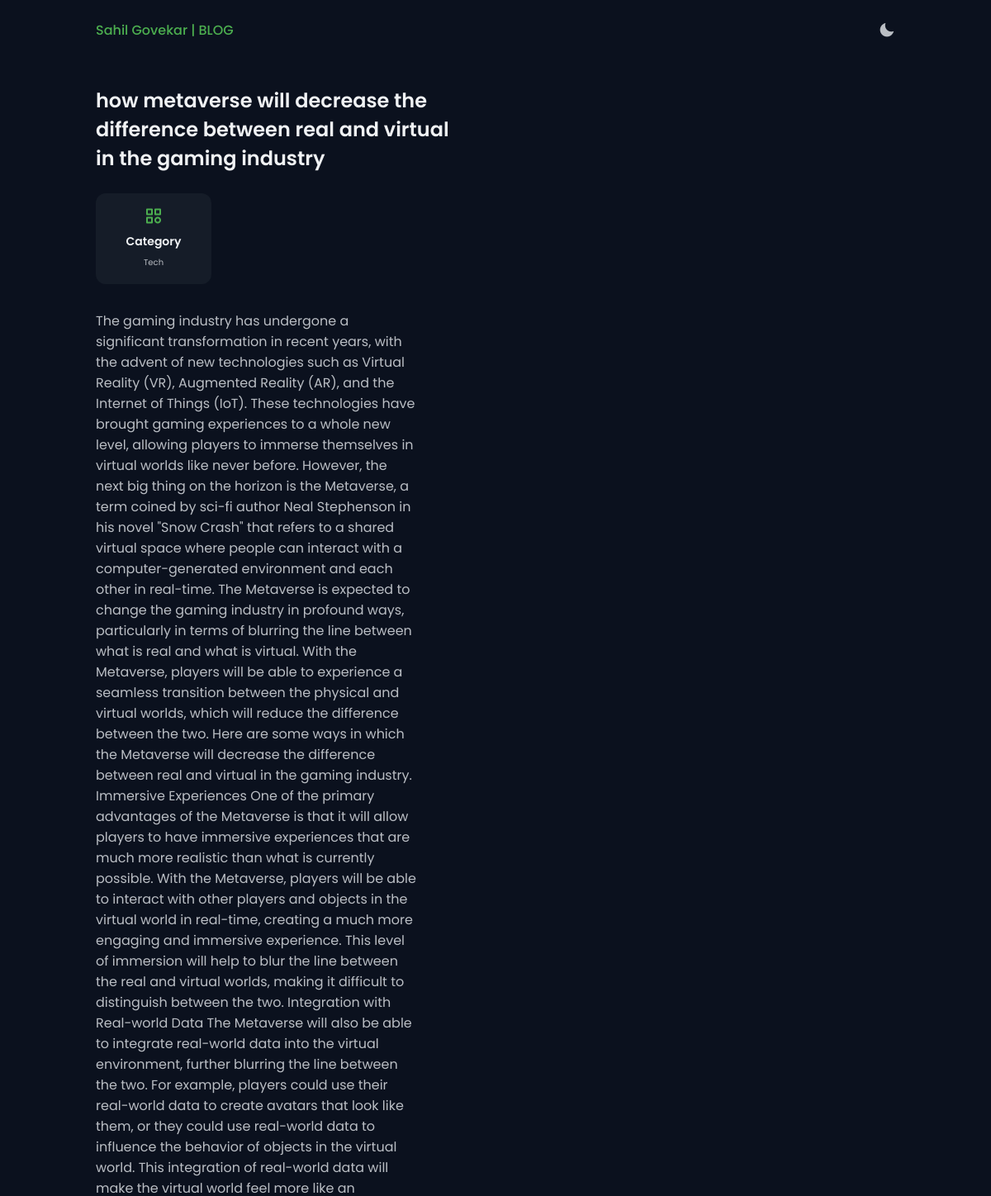
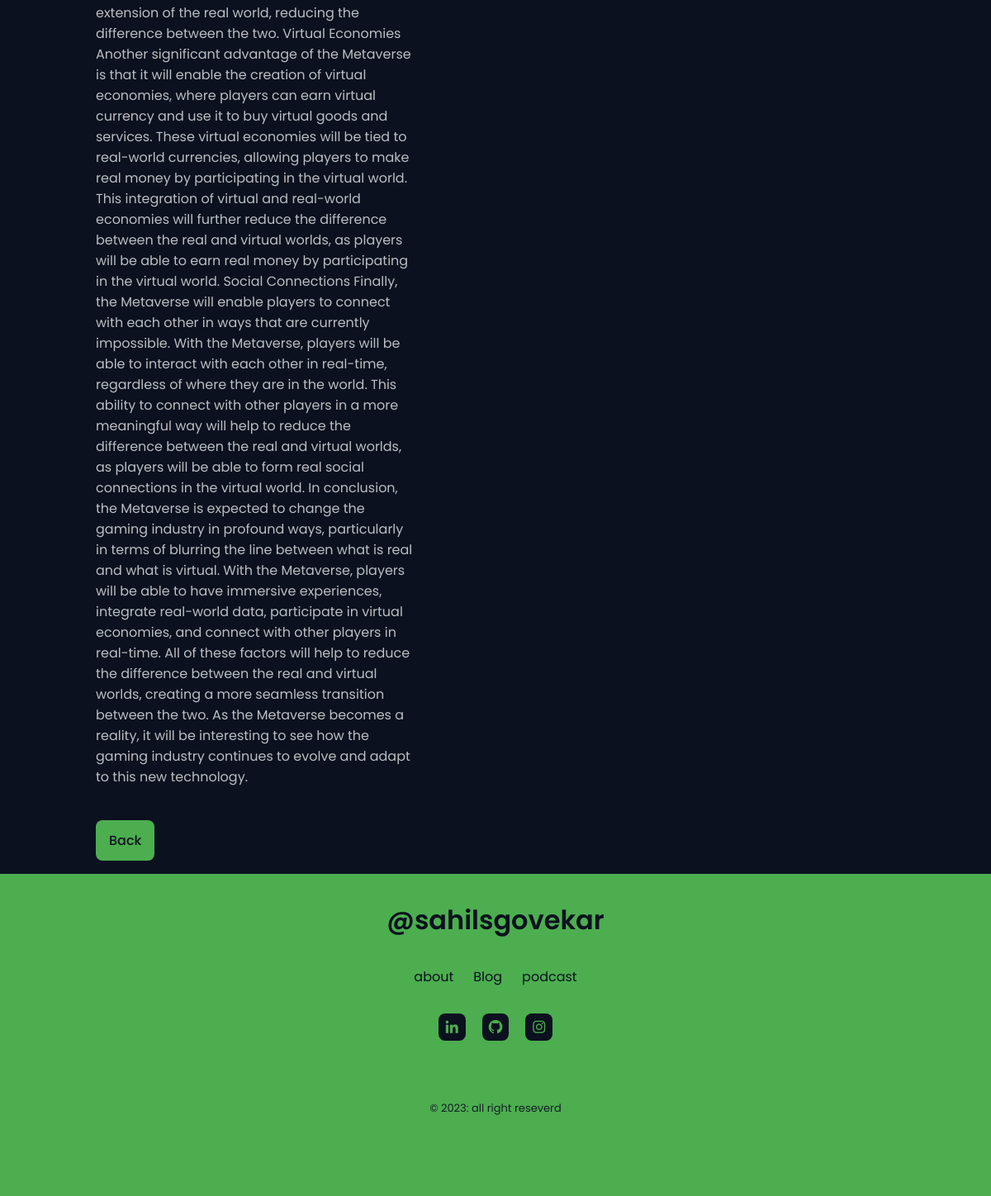
The page /blog/1 on the database its author committed (2 pictures, top to bottom).
### main.py (models this page shows)
class Blog(db.Model):
    __tablename__ = "blogs"
    id = db.Column(db.Integer, primary_key=True)
    title = db.Column(db.String(100))
    category = db.Column(db.String(50))
    content = db.Column(db.Text)

### main.py (the view)
@app.route("/blog/<int:index>")
def show_post(index):
    requested_post = None
    posts = db.session.query(Blog).all()
    for blog_post in posts:
        if blog_post.id == index:
            requested_post = blog_post
    return render_template("post.html", post=requested_post)

### templates/post.html (shortened to what this page needs)
<!DOCTYPE html>
<html lang="en">
<head>
    <link href='https://unpkg.com/boxicons@2.1.4/css/boxicons.min.css' rel='stylesheet'>
    <link rel="stylesheet" href="{{url_for('static', filename='css/swiper-bundle.min.css')}}">
    <link rel="stylesheet" href="{{url_for('static', filename='css/styles.css')}}">
</head>
<body>
    <header class="header" id="header">
        <nav class="nav container">
            <a href="#" class="nav__logo">Sahil Govekar | BLOG</a>
            <i class='bx bxs-moon change-theme' id="theme-button"></i>
        </nav>
    </header>
    <section class="about section" id="about">
        <div class="about__container container grid">
            <div>
                <div class="about__data">
                    <h2>{{post.title}}</h2>
                    <br>
                    <div class="about__info">
                        <div class="about__box">
                            <i class='bx bx-category about__icon'></i>
                            <h3 class="about__title">Category</h3>
                            <span class="about__subtitle">{{post.category}}</span>
                        </div>
                    </div>
                    <p class="about__description">
                        {{post.content}}
                    </p>
                    <a href="/blog" class="button">Back</a>
                </div>
            </div>
        </div>
    </section>
    <footer class="footer">
        <div class="footer__container container">
            <h1 class="footer__title">@sahilsgovekar</h1>
            <ul class="footer__list">
                <li>
                    <a href="#about" class="footer__link">about</a>
                </li>
                <li>
                    <a href="#blog" class="footer__link">Blog</a>
                </li>
                <li>
                    <a href="#podcast" class="footer__link">podcast</a>
                </li>
            </ul>
            <ul class="footer__social">
                <a href="" target="_blank" class="footer__social-link">
                    <i class='bx bxl-linkedin'></i>
                </a>
                <a href="" target="_blank" class="footer__social-link">
                    <i class='bx bxl-github'></i>
                </a>
                <a href="" target="_blank" class="footer__social-link">
                    <i class='bx bxl-instagram'></i>
                </a>
            </ul>
            <span class="footer__copy">
                &#169; 2023: all right reseverd
            </span>
        </div>
    </footer>
</body>
</html>

### rows shown on the page
Blog: title "how metaverse will decrease the difference between real and virtual in the gaming industry", category "Tech", content "The gaming industry has undergone a significant transformation in recent years, with the advent of new technologies such as Virtual Reality (VR), Augmented Reality (AR), and the Internet of Things (IoT). These technologies have brought gaming experiences to a whole new level, allowing players to immerse themselves in virtual worlds like never before. However, the next big thing on the horizon is the Metaverse, a term coined by sci-fi author Neal Stephenson in his novel \"Snow Crash\" that refers to a shared virtual space where people can interact with a computer-generated environment and each other in real-time. The Metaverse is expected to change the gaming industry in profound ways,…"
